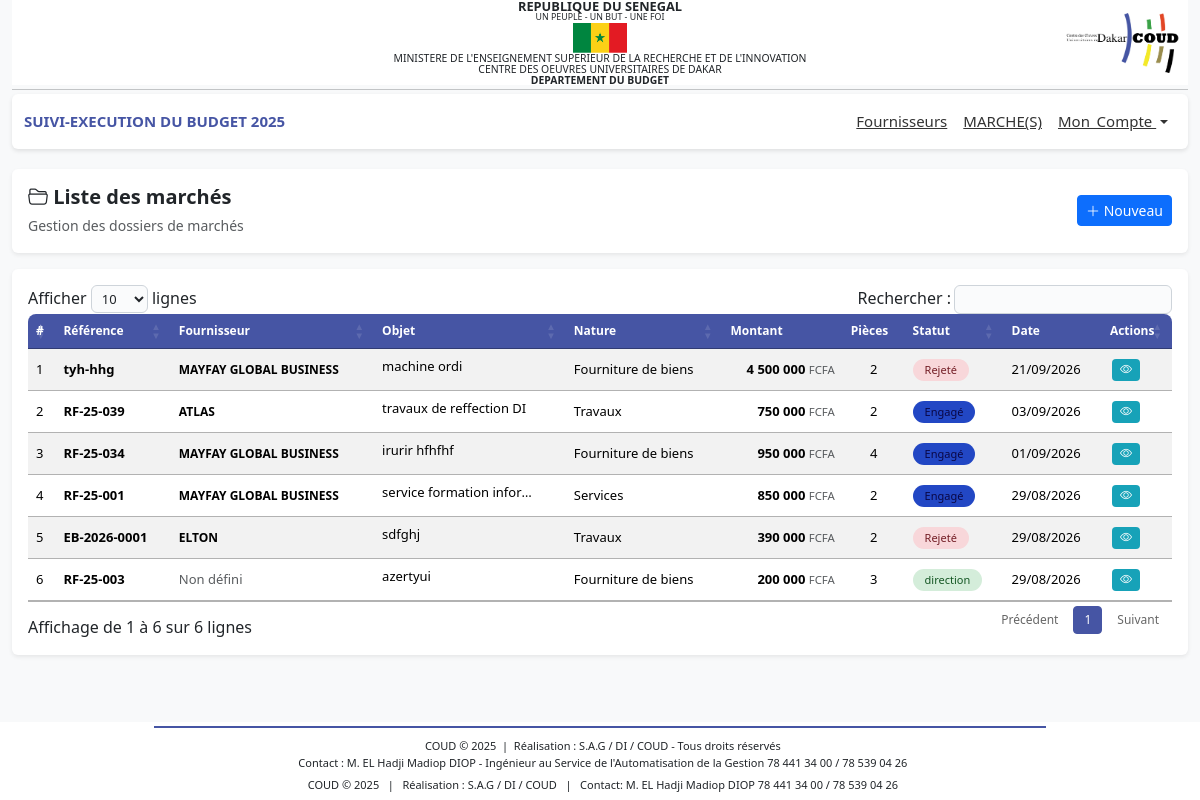
Screenshot of /payement/liste_all.php (signed in) with the database file from the repository.
### tables this page shows
CREATE TABLE IF NOT EXISTS `sigm_marches` (
  `id` int UNSIGNED NOT NULL AUTO_INCREMENT,
  `reference` varchar(100) NOT NULL,
  `annee` year NOT NULL,
  `montant` decimal(15,2) NOT NULL DEFAULT '0.00',
  `nature` varchar(100) NOT NULL,
  `type_marche` varchar(100) NOT NULL,
  `objet` text NOT NULL,
  `id_fournisseur` int NOT NULL,
  `statut` varchar(200) NOT NULL DEFAULT 'en_attente',
  `motif_annulation` text,
  `created_by` int DEFAULT NULL,
  `validated_by` int DEFAULT NULL,
  `cancelled_by` int DEFAULT NULL,
  `date_creation` datetime NOT NULL DEFAULT CURRENT_TIMESTAMP,
  `date_validation` datetime DEFAULT NULL,
  `date_annulation` datetime DEFAULT NULL,
  `updated_at` datetime DEFAULT NULL ON UPDATE CURRENT_TIMESTAMP,
  PRIMARY KEY (`id`),
  UNIQUE KEY `reference` (`reference`),
  KEY `idx_annee` (`annee`),
  KEY `idx_statut` (`statut`),
  KEY `idx_type_marche` (`nature`),
  KEY `idx_created_by` (`created_by`)
);

CREATE TABLE IF NOT EXISTS `bud_fournisseur` (
  `idFourn` int NOT NULL AUTO_INCREMENT,
  `numFourn` varchar(50) DEFAULT NULL,
  `adresse` varchar(100) DEFAULT NULL,
  `nom` varchar(100) DEFAULT NULL,
  `nature` varchar(100) DEFAULT NULL,
  `ninea` varchar(20) DEFAULT NULL,
  `rccm` varchar(50) DEFAULT NULL,
  `email` varchar(100) DEFAULT NULL,
  `observations` text,
  `dateSys` datetime DEFAULT CURRENT_TIMESTAMP,
  `contact` varchar(100) DEFAULT NULL,
  `numAgrement` varchar(100) DEFAULT NULL,
  `fichierAgrement` varchar(255) DEFAULT NULL,
  PRIMARY KEY (`idFourn`)
);

### includes/fonctions.php (called while the page is built, shortened)
<?php
function connexionBD()
{
    $connexion = mysqli_connect('localhost', 'root', '', 'budget_db_2024') or
        die('Serveur inaccessible. Merci de reessayer plus tard.');
    return $connexion;
}
$connexion = connexionBD();
function getMarchesSelonProfil()
{
    global $connexion;
    $profil = strtolower(trim($_SESSION['priv'] ?? ''));
    switch ($profil) {
        case 'drp':
            $condition = '1=1';
            break;
    }
    $sql = "
        SELECT
            m.id,
            m.reference,
            m.annee,
            m.montant,
            m.type_marche,
            m.nature,
            m.objet,
            m.statut,
            m.date_creation,
            m.id_fournisseur,
            f.nom AS nom_fournisseur,
            f.numFourn AS num_fournisseur,
            COUNT(d.id) AS nombre_documents,
            (
                SELECT COUNT(*)
                FROM sigm_marche_documents da
                WHERE da.marche_id = m.id
                AND LOWER(TRIM(da.type_document)) = LOWER('Autorisation d''engagement')
            ) AS nombre_autorisations
        FROM sigm_marches m
        LEFT JOIN bud_fournisseur f
            ON f.idFourn = m.id_fournisseur
        LEFT JOIN sigm_marche_documents d
            ON d.marche_id = m.id
        WHERE $condition
        GROUP BY m.id
        ORDER BY m.date_creation DESC
    ";
    $result = mysqli_query($connexion, $sql);
    return $result;
}
?>

### payement/liste_all.php (the view, shortened to what this page needs)
<?php
include '../includes/fonctions.php';
$result = getMarchesSelonProfil();
include '../includes/header.php';
?>
<link rel="stylesheet" href="https://cdn.datatables.net/1.13.6/css/jquery.dataTables.min.css">
<link rel="stylesheet" href="https://cdn.datatables.net/buttons/2.4.2/css/buttons.dataTables.min.css">
<link rel="stylesheet" href="https://cdn.jsdelivr.net/npm/bootstrap-icons@1.11.3/font/bootstrap-icons.css">
<main class="container-fluid mt-3">
    <div class="card shadow-sm border-0 mb-3">
        <div class="card-body d-flex justify-content-between align-items-center">
            <div>
                <h5 class="fw-bold text-dark mb-1">
                    <i class="bi bi-folder2-open"></i>
                    Liste des marchés
                </h5>
                <small class="text-muted">
                    Gestion des dossiers de marchés
                </small>
            </div>
            <?php if (strtolower(trim($_SESSION['priv'] ?? '')) == 'drp'): ?>
            <div>
                <a href="add_drp.php" class="btn btn-primary btn-sm">
                    <i class="bi bi-plus-lg"></i>
                    Nouveau
                </a>
            </div>
            <?php endif; ?>
        </div>
    </div>
    <div class="card shadow-sm border-0">
        <div class="card-body">
            <div class="table-responsive">
                <table id="tableMarches" class="table table-striped table-hover align-middle">
                    <thead>
                        <tr>
                            <th>#</th>
                            <th>Référence</th>
                            <th>Fournisseur</th>
                            <th>Objet</th>
                            <th>Nature</th>
                            <th>Montant</th>
                            <th>Pièces</th>
                            <th>Statut</th>
                            <th>Date</th>
                            <th>Actions</th>
                        </tr>
                    </thead>
                    <tbody>
                        <?php if (mysqli_num_rows($result) > 0): ?>
                        <?php
            $n = 1;
            while ($row = mysqli_fetch_assoc($result)):
            ?>
                        <tr>
                            <td><?= $n; ?></td>
                            <td>
                                <strong>
                                    <?= htmlspecialchars($row['reference']) ?>
                                </strong>
                            </td>
                            <td>
                                <?php if ($row['nom_fournisseur']): ?>
                                <div class="fournisseur-info">
                                    <span class="nom">
                                        <?= htmlspecialchars($row['nom_fournisseur']) ?>
                                    </span>
                                </div>
                                <?php else: ?>
                                <span class="text-muted">Non défini</span>
                                <?php endif; ?>
                            </td>
                            <td>
                                <span class="text-ellipsis" title="<?= htmlspecialchars($row['objet']) ?>">
                                    <?= htmlspecialchars($row['objet']) ?>
                                </span>
                            </td>
                            <td>
                                <?= htmlspecialchars($row['nature']) ?>
                            </td>
                            <td class="text-end">
                                <span class="montant-cell">
                                    <?= number_format($row['montant'], 0, ',', ' ') ?>
                                </span>
                                <small class="text-muted">FCFA</small>
                            </td>
                            <td class="text-center">
                                <span class="doc-count">
                                    <?= (int) $row['nombre_documents'] ?>
                                </span>
                            </td>
                            <td>
                                <span class="statut-badge <?= htmlspecialchars($row['statut']) ?>">
                                    <?php
                            $statuts = [
                                'en_entente' => 'En attente',
                                'valide'     => 'Validé',
                                'annule'     => 'Annulé',
                                'budget'    => 'Budget',
                                'engager'    => 'Engagé',
                                'rejete'     => 'Rejeté'
                            ];
                            echo $statuts[$row['statut']] ?? htmlspecialchars($row['statut']);
                            ?>
                                </span>
                            </td>
                            <td>
                                <?= date('d/m/Y', strtotime($row['date_creation'])) ?>
                            </td>
                            <td>
                                <div class="d-flex gap-1 align-items-center">
                                    <a href="traitement_marche.php?id=<?= (int)$row['id'] ?>"
                                        class="btn-action btn-view" title="Voir">
                                        <i class="bi bi-eye"></i>
                                    </a>
                                </div>
                            </td>
                        </tr>
                        <?php $n++; ?>
                        <?php endwhile; ?>
                        <?php endif; ?>
                    </tbody>
                </table>
            </div>
        </div>
    </div>
</main>
<?php include '../includes/footer.php'; ?>

### includes/header.php (style rules this page uses)
body { font-family: 'Segoe UI', Tahoma, sans-serif; background-color: #f8f9fa; margin: 0; display: flex; flex-direction: column; min-height: 100vh; }
main { flex: 1; }

### payement/liste_all.php (style rules this page uses)
.statut-badge { font-size: 11px; padding: 3px 12px; border-radius: 20px; font-weight: 500; display: inline-block; }
.statut-badge.engager { background: #2247c4; color: #0a0745; }
.statut-badge.direction { background: #d4edda; color: #155724; }
.statut-badge.rejete { background: #f8d7da; color: #721c24; }
#tableMarches th, #tableMarches td { font-size: 13px; padding: 8px 8px; vertical-align: middle; }
#tableMarches th { background-color: #4655a4; color: #fff; font-weight: 600; font-size: 12px !important; white-space: nowrap; }
#tableMarches th:first-child { border-radius: 8px 0 0 0; }
#tableMarches th:last-child { border-radius: 0 8px 0 0; }
.btn-action { font-size: 12px; padding: 2px 8px; border-radius: 4px; border: none; display: inline-block; margin: 0 2px; text-decoration: none; color: #fff; }
.btn-action.btn-view { background: #17a2b8; }
.text-ellipsis { max-width: 150px; white-space: nowrap; overflow: hidden; text-overflow: ellipsis; display: inline-block; }
.fournisseur-info { font-size: 12px; }
.fournisseur-info .nom { font-weight: 600; }
.doc-count { font-size: 13px; font-weight: 500; }
.montant-cell { font-weight: 600; }

### rows the page displays
sigm_marches: reference "tyh-hhg", bud_fournisseur.nom "MAYFAY GLOBAL BUSINESS", objet "machine ordi", nature "Fourniture de biens", montant "4 500 000", nombre_documents "2", statut "Rejeté", date_creation "21/09/2026"
sigm_marches: reference "RF-25-039", bud_fournisseur.nom "ATLAS", objet "travaux de reffection DI", nature "Travaux", montant "750 000", nombre_documents "2", statut "Engagé", date_creation "03/09/2026"
sigm_marches: reference "RF-25-034", bud_fournisseur.nom "MAYFAY GLOBAL BUSINESS", objet "irurir hfhfhf", nature "Fourniture de biens", montant "950 000", nombre_documents "4", statut "Engagé", date_creation "01/09/2026"
sigm_marches: reference "RF-25-001", bud_fournisseur.nom "MAYFAY GLOBAL BUSINESS", objet "service formation infor…", nature "Services", montant "850 000", nombre_documents "2", statut "Engagé", date_creation "29/08/2026"
sigm_marches: reference "EB-2026-0001", bud_fournisseur.nom "ELTON", objet "sdfghj", nature "Travaux", montant "390 000", nombre_documents "2", statut "Rejeté", date_creation "29/08/2026"
sigm_marches: reference "RF-25-003", shows "Non défini", objet "azertyui", nature "Fourniture de biens", montant "200 000", nombre_documents "3", statut "direction", date_creation "29/08/2026"

### other values shown
$_SESSION['an'] "2025"
